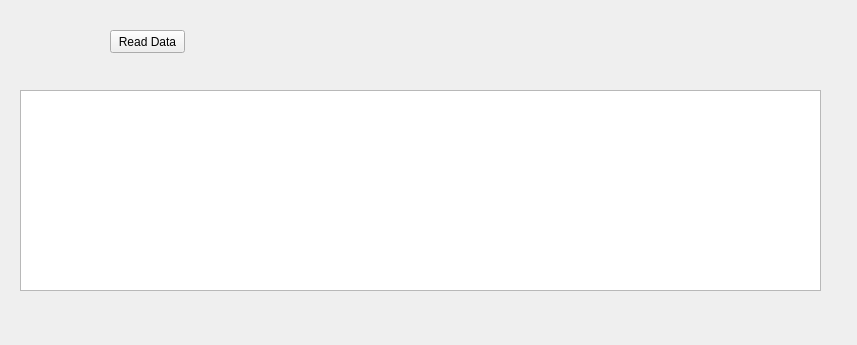
<?xml version="1.0" encoding="UTF-8"?>
<ui version="4.0">
 <class>test_form1</class>
 <widget class="QWidget" name="test_form1">
  <property name="geometry">
   <rect>
    <x>0</x>
    <y>0</y>
    <width>857</width>
    <height>345</height>
   </rect>
  </property>
  <property name="windowTitle">
   <string>Tests...</string>
  </property>
  <widget class="QPushButton" name="btn_read">
   <property name="geometry">
    <rect>
     <x>110</x>
     <y>30</y>
     <width>75</width>
     <height>23</height>
    </rect>
   </property>
   <property name="text">
    <string>Read Data</string>
   </property>
  </widget>
  <widget class="QTableWidget" name="TW_01">
   <property name="geometry">
    <rect>
     <x>20</x>
     <y>90</y>
     <width>801</width>
     <height>201</height>
    </rect>
   </property>
  </widget>
 </widget>
 <resources/>
 <connections>
  <connection>
   <sender>btn_read</sender>
   <signal>clicked()</signal>
   <receiver>test_form1</receiver>
   <slot>p_readData()</slot>
   <hints>
    <hint type="sourcelabel">
     <x>145</x>
     <y>46</y>
    </hint>
    <hint type="destinationlabel">
     <x>311</x>
     <y>58</y>
    </hint>
   </hints>
  </connection>
 </connections>
 <slots>
  <slot>p_readData()</slot>
 </slots>
</ui>
